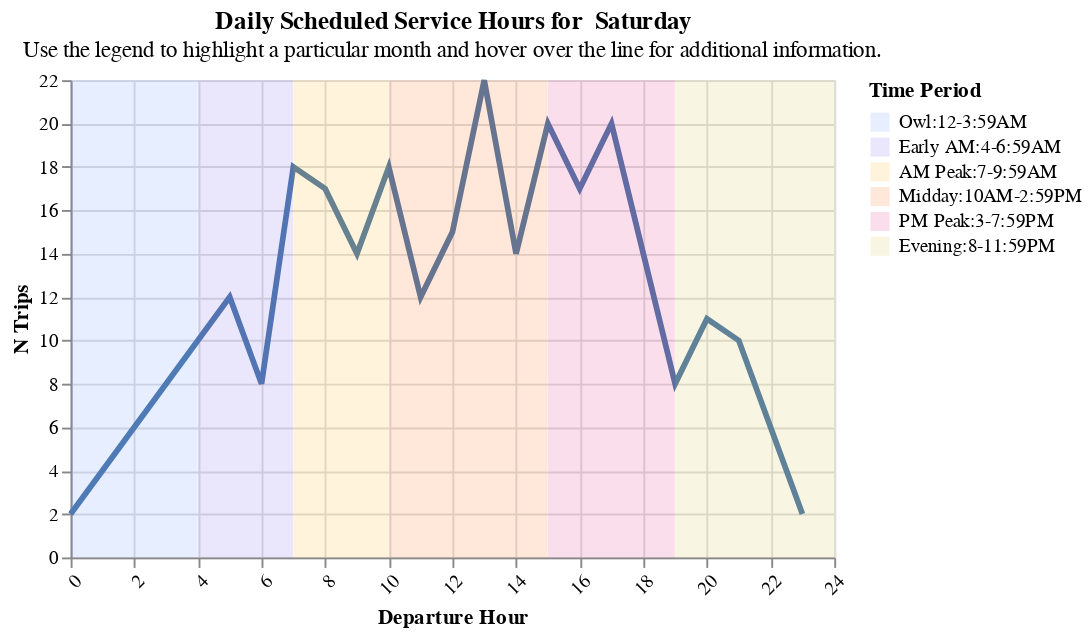

Notebook code for this chart:
### Code cell
utils.create_hourly_summary(operator_hourly_summary_df, "Saturday")

### Figure 1 — Vega-Lite specification as saved in the notebook (floating-point values rounded to 4 significant figures; data arrays with more than 128 entries replaced by an {"elided": "..."} marker saying what was removed)
{"config": {"view": {"continuousWidth": 300, "continuousHeight": 300}}, "layer": [{"data": {"name": "data-6fe6deffcc8e5725ed0d544de9e14a20"}, "mark": {"type": "line", "size": 3}, "encoding": {"x": {"axis": {"labelAngle": -45}, "field": "Departure Hour", "title": "Departure Hour", "type": "quantitative"}, "y": {"field": "N Trips", "title": "N Trips", "type": "quantitative"}}, "name": "view_2", "transform": [{"filter": {"param": "param_2"}}]}, {"data": {"name": "data-ed3e58c91c1826c4bca955698f66e78a"}, "mark": {"type": "rect", "opacity": 0.15}, "encoding": {"color": {"field": "Time Period", "scale": {"range": ["#5b8efd", "#765fec", "#fcb40e", "#fc5c04", "#dd217d", "#ccbb44", "#c5c5c4"]}, "sort": ["Owl:12-3:59AM", "Early AM:4-6:59AM", "AM Peak:7-9:59AM", "Midday:10AM-2:59PM", "PM Peak:3-7:59PM", "Evening:8-11:59PM"], "type": "nominal"}, "x": {"field": "start", "type": "quantitative"}, "x2": {"field": "stop"}, "y": {"value": 0}, "y2": {"value": 250}}}], "height": 250, "params": [{"name": "param_2", "select": {"type": "point", "fields": ["Date"]}, "bind": {"input": "select", "options": ["01-2025", "02-2025", "03-2025", "04-2025", "05-2025", "06-2025", "07-2025", "08-2025", "09-2025", "10-2025", "11-2025"], "name": "Dates: "}, "value": "01-2025", "views": ["view_2"]}], "resolve": {"scale": {"color": "independent"}}, "title": {"text": ["Daily Scheduled Service Hours for  Saturday"], "subtitle": ["Use the legend to highlight a particular month and hover over the line for additional information."]}, "width": 400, "$schema": "https://vega.github.io/schema/vega-lite/v5.20.1.json", "datasets": {"data-6fe6deffcc8e5725ed0d544de9e14a20": {"elided": "220 records"}, "data-ed3e58c91c1826c4bca955698f66e78a": [{"index": 0, "start": 0, "stop": 3.99, "Time Period": "Owl:12-3:59AM"}, {"index": 1, "start": 4, "stop": 6.99, "Time Period": "Early AM:4-6:59AM"}, {"index": 2, "start": 7, "stop": 9.99, "Time Period": "AM Peak:7-9:59AM"}, {"index": 3, "start": 10, "stop": 14.99, "Time Period": "Midday:10AM-2:59PM"}, {"index": 4, "start": 15, "stop": 18.99, "Time Period": "PM Peak:3-7:59PM"}, {"index": 5, "start": 19, "stop": 24.0, "Time Period": "Evening:8-11:59PM"}]}}
